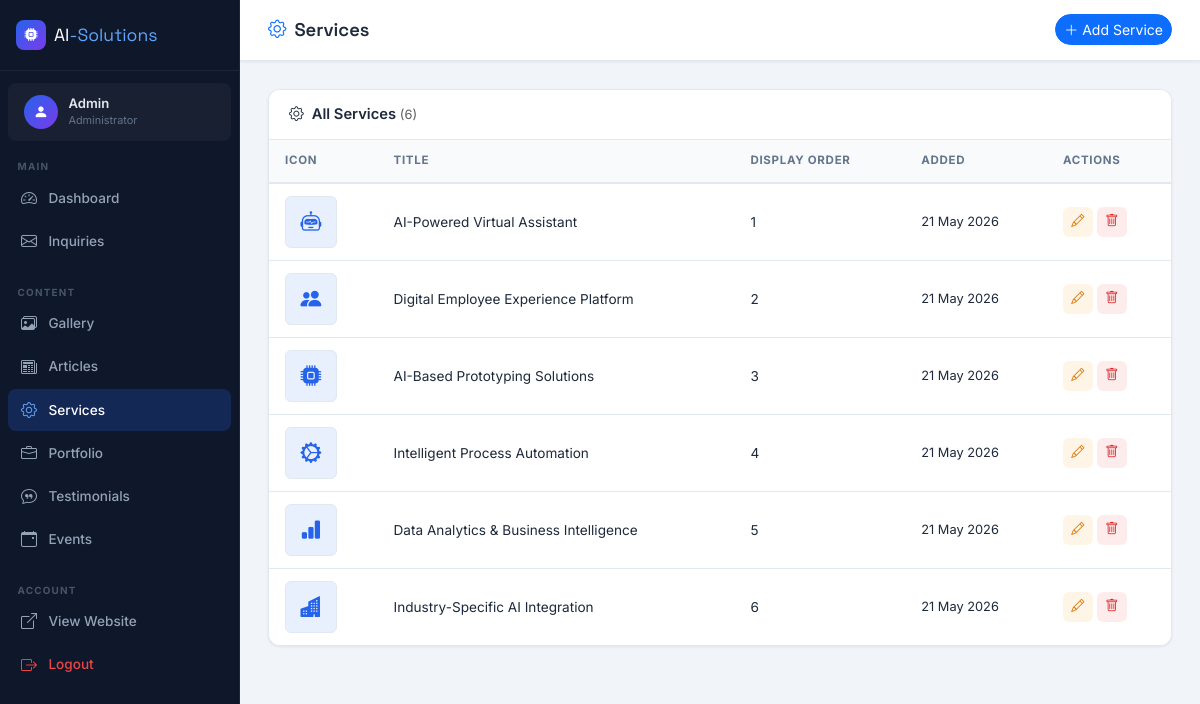
Page /admin/services-list.php (signed in) on the committed database.
### tables this page shows
CREATE TABLE `services` (
    `id`                INT           NOT NULL AUTO_INCREMENT,
    `title`             VARCHAR(150)  NOT NULL,
    `icon_class`        VARCHAR(100)  NOT NULL DEFAULT 'bi-gear',
    `image_path`        VARCHAR(255)  NOT NULL DEFAULT '',
    `short_description` TEXT          NOT NULL,
    `full_description`  TEXT          NOT NULL,
    `features`          TEXT          NOT NULL,
    `display_order`     INT           NOT NULL DEFAULT 0,
    `created_at`        TIMESTAMP     NOT NULL DEFAULT CURRENT_TIMESTAMP,
    PRIMARY KEY (`id`)
);

### includes/db.php (called while the page is built, shortened)
<?php
function h(string $str): string {
    return htmlspecialchars($str, ENT_QUOTES, 'UTF-8');
}
function formatDate(string $dateStr, string $format = 'd M Y'): string {
    $ts = strtotime($dateStr);
    return $ts ? date($format, $ts) : '';
}

### admin/services-list.php (the view, shortened to what this page needs)
<?php
require_once '../includes/db.php';
try { $services = $pdo->query('SELECT id,title,icon_class,display_order,created_at FROM services ORDER BY display_order ASC')->fetchAll(); }
catch (PDOException $e) { $services = []; }
include '../includes/admin-head.php';
include '../includes/admin-sidebar.php';
?>
<div class="admin-main">
    <div class="admin-topbar">
        <h1 class="admin-page-title"><i class="bi bi-gear me-2 text-primary"></i>Services</h1>
        <a href="services-add.php" class="btn btn-sm btn-primary rounded-pill"><i class="bi bi-plus-lg me-1"></i>Add Service</a>
    </div>
    <div class="admin-content">
        <div class="admin-card">
            <div class="admin-card-header">
                <h6><i class="bi bi-gear me-2"></i>All Services <span class="text-muted fw-normal" style="font-size:.8rem;">(<?= count($services) ?>)</span></h6>
            </div>
            <?php if (!empty($services)): ?>
            <div class="table-responsive">
                <table class="table admin-table mb-0">
                    <thead><tr><th>Icon</th><th>Title</th><th>Display Order</th><th>Added</th><th>Actions</th></tr></thead>
                    <tbody>
                        <?php foreach ($services as $svc): ?>
                        <tr>
                            <td><div class="thumb-placeholder" style="font-size:1.3rem;color:#2563EB;background:rgba(37,99,235,.1);"><i class="bi <?= h($svc['icon_class']) ?>"></i></div></td>
                            <td class="fw-500"><?= h($svc['title']) ?></td>
                            <td><?= (int)$svc['display_order'] ?></td>
                            <td style="font-size:.8rem;"><?= formatDate($svc['created_at']) ?></td>
                            <td>
                                <div class="d-flex gap-1">
                                    <a href="services-edit.php?id=<?= (int)$svc['id'] ?>" class="btn-action btn-action-edit" title="Edit"><i class="bi bi-pencil"></i></a>
                                    <form method="POST" action="services-delete.php" onsubmit="return confirm('Delete this service?')">
                                        <button type="submit" class="btn-action btn-action-delete" title="Delete"><i class="bi bi-trash"></i></button>
                                    </form>
                                </div>
                            </td>
                        </tr>
                        <?php endforeach; ?>
                    </tbody>
                </table>
            </div>
            <?php else: ?>
            <div class="empty-state"><i class="bi bi-gear"></i><p>No services yet. <a href="services-add.php">Add the first service.</a></p></div>
            <?php endif; ?>
        </div>
    </div>
</div>
<?php include '../includes/admin-foot.php'; ?>

### assets/css/admin.css (style rules this page uses)
:root { --sidebar-w: 240px; --sidebar-bg: #0F172A; --sidebar-border: rgba(255,255,255,.06); --sidebar-hover: rgba(37,99,235,.15); --sidebar-active: rgba(37,99,235,.22); --admin-bg: #F1F5F9; --card-bg: #FFFFFF; --brand-blue: #2563EB; --brand-violet: #7C3AED; --text-primary: #1E293B; --text-muted: #64748B; --border-color: #E2E8F0; --radius-sm: 8px; --radius-md: 12px; --shadow-sm: 0 1px 3px rgba(0,0,0,.08); --shadow-md: 0 4px 16px rgba(0,0,0,.10); --transition: .2s ease; --font-body: 'Inter', sans-serif; --font-heading: 'Space Grotesk', sans-serif; }
* { box-sizing: border-box; margin: 0; padding: 0; }
body { font-family: var(--font-body); background: var(--admin-bg); color: var(--text-primary); min-height: 100vh; }
.admin-main { margin-left: var(--sidebar-w); min-height: 100vh; flex: 1; display: flex; flex-direction: column; }
.admin-topbar { background: var(--card-bg); border-bottom: 1px solid var(--border-color); padding: .9rem 1.75rem; display: flex; align-items: center; justify-content: space-between; position: sticky; top: 0; z-index: 50; box-shadow: var(--shadow-sm); }
.admin-page-title { font-family: var(--font-heading); font-size: 1.15rem; font-weight: 600; margin: 0; }
.admin-content { padding: 1.75rem; flex: 1; }
.admin-card { background: var(--card-bg); border: 1px solid var(--border-color); border-radius: var(--radius-md); overflow: hidden; box-shadow: var(--shadow-sm); }
.admin-card-header { padding: 1rem 1.25rem; border-bottom: 1px solid var(--border-color); display: flex; align-items: center; justify-content: space-between; background: #fff; }
.admin-card-header h6 { font-weight: 600; margin: 0; font-size: .92rem; }
.admin-table { margin: 0; font-size: .85rem; }
.admin-table thead th { background: #F8FAFC; border-bottom: 2px solid var(--border-color); color: var(--text-muted); font-size: .72rem; font-weight: 700; letter-spacing: .06em; text-transform: uppercase; padding: .75rem 1rem; }
.admin-table tbody td { padding: .75rem 1rem; vertical-align: middle; border-bottom: 1px solid var(--border-color); color: var(--text-primary); }
.admin-table tbody tr:last-child td { border-bottom: none; }
.thumb-placeholder { width: 52px; height: 52px; border-radius: 6px; background: linear-gradient(135deg, #E2E8F0, #CBD5E1); display: flex; align-items: center; justify-content: center; color: #94A3B8; font-size: 1.1rem; border: 1px solid var(--border-color); }
.btn-action { width: 30px; height: 30px; border-radius: 6px; border: none; display: inline-flex; align-items: center; justify-content: center; font-size: .82rem; cursor: pointer; transition: all var(--transition); text-decoration: none; }
.btn-action-edit { background: rgba(245,158,11,.1); color: #d97706; }
.btn-action-delete { background: rgba(239,68,68,.1); color: #dc2626; }

### rows in the picture
services: title "AI-Powered Virtual Assistant", display_order "1", created_at "21 May 2026"
services: title "Digital Employee Experience Platform", display_order "2", created_at "21 May 2026"
services: title "AI-Based Prototyping Solutions", display_order "3", created_at "21 May 2026"
services: title "Intelligent Process Automation", display_order "4", created_at "21 May 2026"
services: title "Data Analytics & Business Intelligence", display_order "5", created_at "21 May 2026"
services: title "Industry-Specific AI Integration", display_order "6", created_at "21 May 2026"

### other values in the picture
$_SESSION['admin_username'] "Admin"
count($services) "6"
